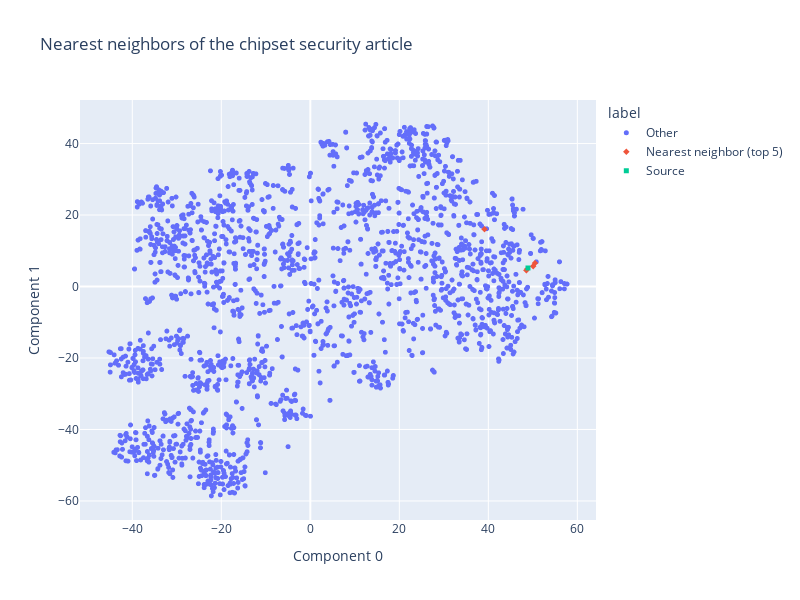

Notebook source saved alongside this figure:
### Markdown cell above
Looking at the 2D chart above, we can see that the articles about Tony Blair are somewhat close together inside of the World news cluster. Interestingly, although the 5 nearest neighbors (red) were closest in high dimensional space, they are not the closest points in this compressed 2D space. Compressing the embeddings down to 2 dimensions discards much of their information, and the nearest neighbors in the 2D space don't seem to be as relevant as those in the full embedding space.

### Code cell
# a 2D chart of nearest neighbors of the chipset security article
chart_from_components(
    components=tsne_components,
    labels=chipset_security_labels,
    strings=article_descriptions,
    width=800,
    height=600,
    title="Nearest neighbours of the chipset security article",
    category_orders={"label": ["Other", "Nearest neighbour (top 5)", "Source"]},
)

### Figure 1 — Plotly figure (JSON) as saved in the notebook; plotly's stock layout.template omitted (floating-point values rounded to 4 significant figures; data arrays with more than 128 entries replaced by an {"elided": "..."} marker saying what was removed)
{"data": [{"customdata": {"elided": "1994x1 str values"}, "hovertemplate": "label=Other<br>Component 0=%{x}<br>Component 1=%{y}<br>string=%{customdata[0]}<extra></extra>", "legendgroup": "Other", "marker": {"color": "#636efa", "size": 5, "symbol": "circle"}, "mode": "markers", "name": "Other", "showlegend": true, "type": "scattergl", "x": {"elided": "1994 float values"}, "xaxis": "x", "y": {"elided": "1994 float values"}, "yaxis": "y"}, {"customdata": [["PC World - Updated antivirus<br>software for businesses adds<br>intrusion prevention features."], ["PC World - Send your video<br>throughout your house--<br>wirelessly--with new gateways<br>and media adapters."], ["PC World - Symantec, McAfee<br>hope raising virus-definition<br>fees will move users to\\<br>suites."], ["Gateway computers will be more<br>widely available at Office<br>Depot, in the PC maker #39;s<br>latest move to broaden<br>distribution at retail stores<br>since acquiring rival<br>eMachines this year."], ["PC World - The one-time World<br>Class Product of the Year PDA<br>gets a much-needed upgrade."]], "hovertemplate": "label=Nearest neighbor (top 5)<br>Component 0=%{x}<br>Component 1=%{y}<br>string=%{customdata[0]}<extra></extra>", "legendgroup": "Nearest neighbor (top 5)", "marker": {"color": "#EF553B", "size": 5, "symbol": "diamond"}, "mode": "markers", "name": "Nearest neighbor (top 5)", "showlegend": true, "type": "scattergl", "x": [48.77, 50.08, 48.55, 39.14, 50.48], "xaxis": "x", "y": [4.944, 5.677, 4.519, 16.04, 6.551], "yaxis": "y"}, {"customdata": [["PC World - Upcoming chip set<br>will include built-in security<br>features for your PC."]], "hovertemplate": "label=Source<br>Component 0=%{x}<br>Component 1=%{y}<br>string=%{customdata[0]}<extra></extra>", "legendgroup": "Source", "marker": {"color": "#00cc96", "size": 5, "symbol": "square"}, "mode": "markers", "name": "Source", "showlegend": true, "type": "scattergl", "x": [48.91], "xaxis": "x", "y": [5.197], "yaxis": "y"}], "layout": {"height": 600, "legend": {"title": {"text": "label"}, "tracegroupgap": 0}, "title": {"text": "Nearest neighbors of the chipset security article"}, "width": 800, "xaxis": {"anchor": "y", "domain": [0, 1], "title": {"text": "Component 0"}}, "yaxis": {"anchor": "x", "domain": [0, 1], "title": {"text": "Component 1"}}}}
